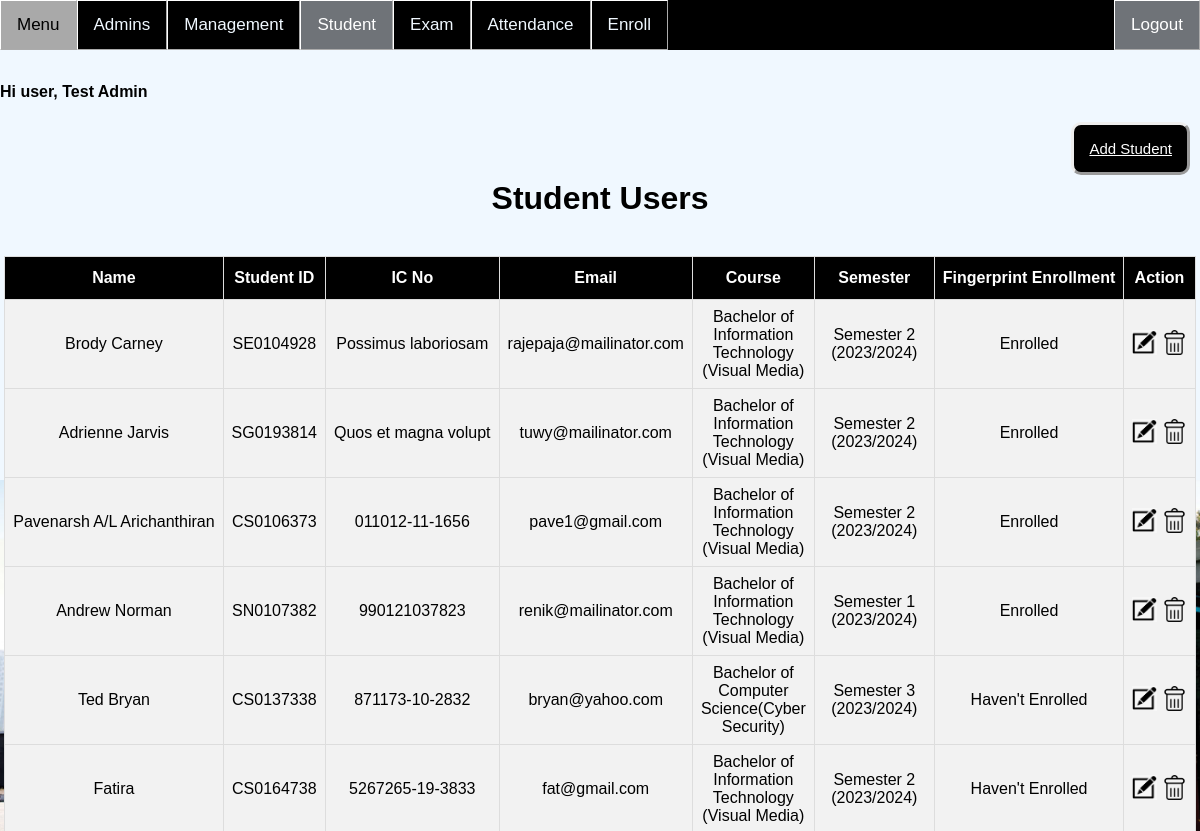
/Admin/Student.php (signed in), run on an earlier commit of the app's database.
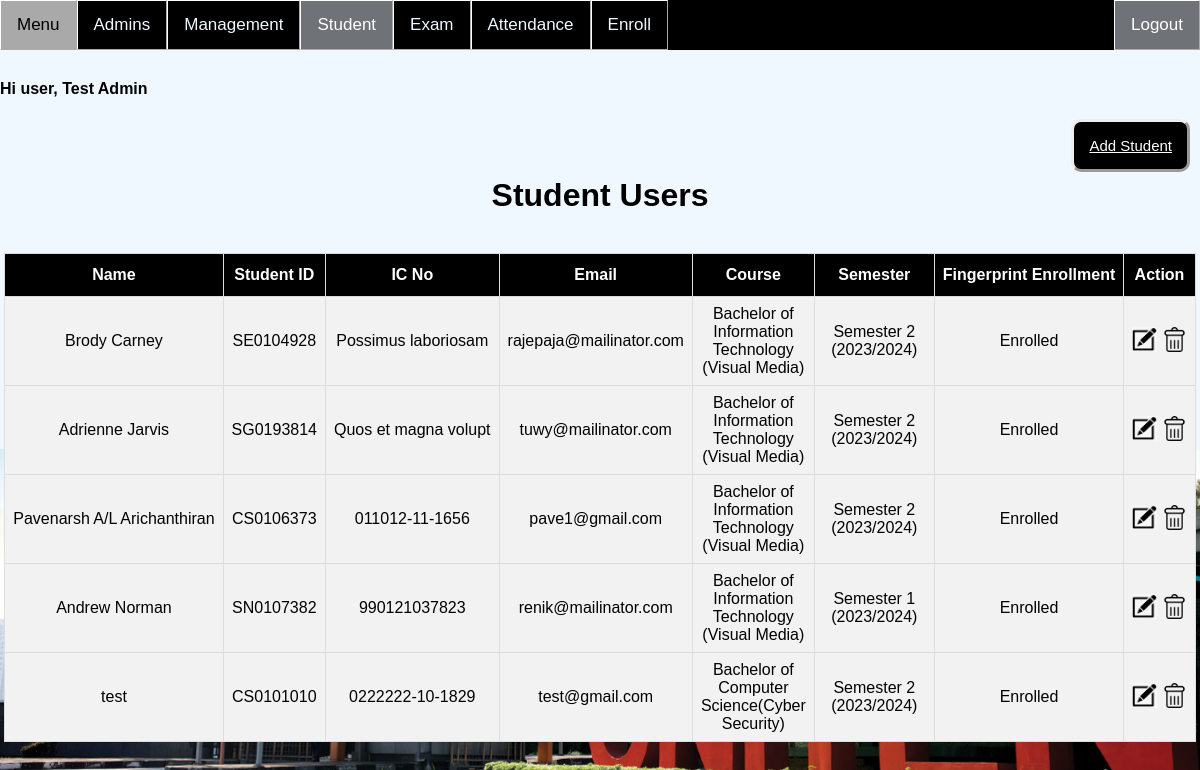
And on a later commit of the database.
### tables this page shows
CREATE TABLE `student` (
  `id` int(11) NOT NULL,
  `name` varchar(255) NOT NULL,
  `ic_no` varchar(99) NOT NULL,
  `student_id` varchar(99) NOT NULL,
  `email` varchar(99) NOT NULL,
  `enrol_fingerprint` int(1) NOT NULL,
  `course_id` int(11) NOT NULL,
  `semester_id` int(11) NOT NULL
);

CREATE TABLE `course` (
  `id` int(11) NOT NULL,
  `name` varchar(255) NOT NULL
);

CREATE TABLE `semester` (
  `id` int(11) NOT NULL,
  `name` varchar(255) NOT NULL
);

### Admin/Student.php (the view, shortened to what this page needs)
<?php
if(isset ($_SESSION["userId"]))
{	include "Header.php";?>
<!DOCTYPE html>
<html>
<head>
</head>
<body>
	<a style="float:right;margin-right:10px" href="StudentAdd.php" class="btn">Add Student</a><br><br>
	<h1 align="center"> Student Users</h1>
	<br>
<?php
	$queryGet = "select * from student";
	$resultGet = mysqli_query($link,$queryGet);
	if(!$resultGet)
	{
		die ("Invalid Query - get Items List: ". mysqli_error($link));
	}
	else
	{?>
	<table id="table" border="1" align="center">
		<tr>
			<th>Name</th>
			<th>Student ID</th>
			<th>IC No</th>
			<th>Email</th>
			<th>Course</th>
			<th>Semester</th>
			<th>Fingerprint Enrollment</th>
			<th>Action</th>
		</tr>
<?php	while($row= mysqli_fetch_array($resultGet, MYSQLI_BOTH))
		{	?>
			<tr>
				<td><?php echo $row['name']?></td>
				<td><?php echo $row['student_id'];?></td>
				<td><?php echo $row['ic_no']; ?></td>
				<td><?php echo $row['email']; ?></td>
				<td class='word-wrap'><?php echo getCourseName($row['course_id']); ?></td>
				<td class='word-wrap'><?php echo getSemesterName($row['semester_id']); ?></td>
				<td><?php if($row['enrol_fingerprint']==1) echo "Enrolled"; else echo "Haven't Enrolled";?></td>
				<td><a href="StudentEdit.php?id=<?php echo $row['id'];?>">
					<img border="0" alt="editB" src="../CSS/btn/editB.png" width="25" height="25"></a>
					<a href="Delete.php?sid=<?php echo $row['id'];?>" onclick="return confirm('Are you sure?')">
					<img border="0" alt="editB" src="../CSS/btn/delB.png" width="25" height="25"></a></a>
				</td>
			</tr>
<?php	}?>
	</table>
<?php
	}
}
else	{
	echo "No session exists or session has expired. Please log in again ";
	echo "Page will be redirect in 5 seconds";
	header('Refresh: 5; ../Admin/Login.php');
}
	?>
</body>
</html>

### Admin/Header.php (shortened to what this page needs)
<head>
    <link rel="stylesheet" type="text/css" href="../CSS/topNav.css">
	<div class="topnav">
        <a <?php if (basename($_SERVER['PHP_SELF']) == "Menu.php") echo "class='active'"?> href="Menu.php">Menu</a>
		<a <?php if (basename($_SERVER['PHP_SELF']) == "Lecturer.php") echo "class='active'"?>href="Lecturer.php">Admins</a>
		<a <?php if (basename($_SERVER['PHP_SELF']) == "Management.php") echo "class='active'"?>href="Management.php">Management</a>
		<a <?php if (basename($_SERVER['PHP_SELF']) == "Student.php") echo "class='active'"?>href="Student.php">Student</a>
		<a <?php if (basename($_SERVER['PHP_SELF']) == "Exam.php") echo "class='active'"?>href="Exam.php">Exam</a>
		<a <?php if (basename($_SERVER['PHP_SELF']) == "Attendance.php") echo "class='active'"?>href="Attendance.php">Attendance</a>
	        <a <?php if (basename($_SERVER['PHP_SELF']) == "Enroll.php") echo "class='active'"?>href="Enroll.php">Enroll</a>
	</div>
	<div class="auth">
<?php if(isset ($_SESSION["userId"]))
    {?>
	    <a style="background-color:#6f7378;" href="../Auth/Logout.php"> Logout </a>
<?php
	}
	else
	{
	?>
	    <a style="background-color:#6f7378;" href="../Auth/Login.php"> Login </a>
<?php
	}?>
		</div>
</head>
<h4>Hi user, <?php echo $_SESSION["name"];?></h4>
<?php
	function getCourseName($id) {
		include "../Auth/connection.php";
		$query = "SELECT name FROM course WHERE id = ?";
		$stmt = $connection->prepare($query);
		$stmt->bind_param("i", $id);
		$stmt->execute();
		$stmt->bind_result($name);
		if ($stmt->fetch()) {
			return $name;
		} else {
			$stmt->close();
			$connection->close();
			return "Name not found";
		}
	}
	function getSemesterName($id) {
		include "../Auth/connection.php";
		$query = "SELECT name FROM semester WHERE id = ?";
		$stmt = $connection->prepare($query);
		$stmt->bind_param("i", $id);
		$stmt->execute();
		$stmt->bind_result($name);
		if ($stmt->fetch()) {
			return $name;
		} else {
			$stmt->close();
			$connection->close();
			return "Name not found";
		}
	}
?>

### CSS/topNav.css (style rules this page uses)
* { box-sizing: border-box; }
body { margin: 0; font-family: Arial, Helvetica, sans-serif; background-image: url("bc.jpg"); background-color:aliceblue; background-size: 100% ; background-repeat: no-repeat; background-attachment: fixed; background-position:90% 100%; position:absolute; top:10%; max-width: -webkit-fill-available; right: 0px; left: 0px; }
.auth { width: fit-content; position: fixed; height: auto; right:0; top: 0; z-index: 1080; text-align: right; }
.auth a { float: right; display:block; color: white; text-align: center; padding: 14px 16px; text-decoration: none; border-style:solid; border-width:thin; border-color:white; border-style: outset; font-size: 17px; position: relative; }
.btn { padding: 15px; font-size: 15px; color: white; background: black ; border-style: outset; border-radius: 10px; cursor: pointer; }
.topnav { background-color: black; position: fixed; top: 0; right: 0; left: 0; z-index: 1030; height:auto; }
.topnav a { float: left; display:block; color: aliceblue; text-align: center; padding: 14px 16px; text-decoration: none; border-style:solid; border-width:thin; border-color:white; border-style: outset; font-size: 17px; }
.topnav a.active { background-color:#6F7378; color: white; }
#table { font-family: "Trebuchet MS", Arial, Helvetica, sans-serif; border-collapse: collapse; }
#table td, #table th { border: 1px solid #ddd; padding: 8px; text-align: center; max-width: auto; }
#table tr { background-color: #f2f2f2; }
#table th { padding-top: 12px; padding-bottom: 12px; text-align: center; background-color: black; color: white; max-width: auto; background-position: center; }

### Admin/Student.php (style rules this page uses)
.word-wrap { white-space: pre-line; width: 120px; }

What changed in the data, as far as the page shows it:
removed student: name "Ted Bryan", student "CS0137338", ic_no "871173-10-2832", email "bryan@yahoo.com", course.name "Bachelor of Computer Science(Cyber Security)", semester.name "Semester 3 (2023/2024)", enrol_fingerprint "Haven't Enrolled"
removed student: name "Fatira", student "CS0164738", ic_no "5267265-19-3833", email "fat@gmail.com", course.name "Bachelor of Information Technology (Visual Media)", semester.name "Semester 2 (2023/2024)", enrol_fingerprint "Haven't Enrolled"
added student: name "test", student "CS0101010", ic_no "0222222-10-1829", email "test@gmail.com", course.name "Bachelor of Computer Science(Cyber Security)", semester.name "Semester 2 (2023/2024)", enrol_fingerprint "Enrolled"
